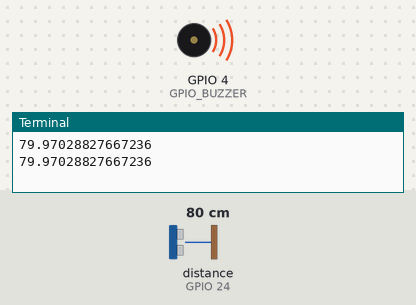
Bench run of a program on a simulated Raspberry Pi (BCM pin numbers). On the bench: buzzer (waves = sounding), the last lines printed to the terminal. The inputs (shaded band) are chosen by the test bench; at power-on: distance to the obstacle (sensor on GPIO 24) 80 cm. The echo pulse lasts 58.3 µs per cm; the clock reads 2024-03-15 10:24:30 at power-on unless the program sets it.

Above: at 1.2 s.
1.3 s: distance to the obstacle (sensor on GPIO 24) set to 2 cm
At 2.7 s:
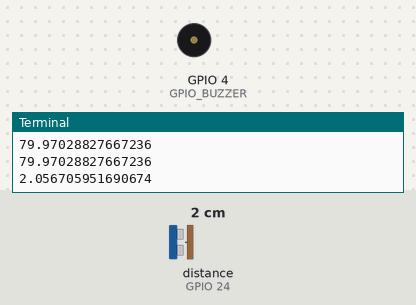
3.5 s: distance to the obstacle (sensor on GPIO 24) set to 18 cm
At 4.3 s:
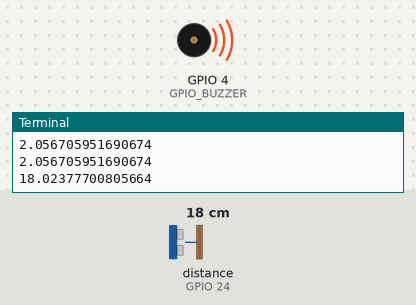
5.5 s: distance to the obstacle (sensor on GPIO 24) set to 4 cm
At 7.1 s:
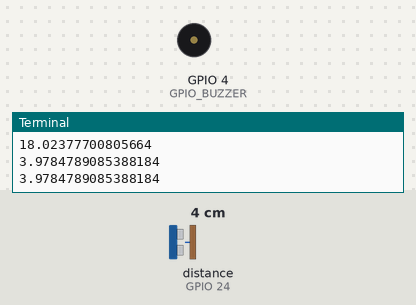
Timing chart, 0 to 8.6 s (numbered marks = the images above; inputs shaded):
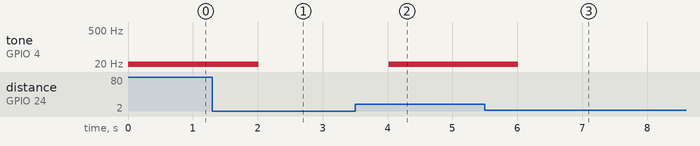

Measured:
- after the input at 1.3 s, tone on GPIO 4 (GPIO_BUZZER): 4 Hz → silent after 0.71 s
- after the input at 3.5 s, tone on GPIO 4 (GPIO_BUZZER): silent → 10 Hz after 0.52 s
- after the input at 5.5 s, tone on GPIO 4 (GPIO_BUZZER): 10 Hz → silent after 0.52 s

The program:

testi.py
```python
#imports
import RPi.GPIO as GPIO
import time

#set GPIO_pin numbers
GPIO.setmode(GPIO.BCM)
GPIO_TRIG = 23
GPIO_ECHO = 24
GPIO_BUZZER= 4

#set GPIO input/output
GPIO.setup(GPIO_TRIG, GPIO.OUT)
GPIO.setup(GPIO_ECHO, GPIO.IN)
GPIO.setup(GPIO_BUZZER, GPIO.OUT)

#initialise PWM for buzzer
p = GPIO.PWM(GPIO_BUZZER,2)
p.start(50)

#function to change pwm (dc = dutyCyce, freq = frequency)
def pulssimodulaatio(dc,freq):
    p.ChangeDutyCycle(dc)
    p.ChangeFrequency(freq)


#function to measure distance
def distance():
    # set Trigger to HIGH
    GPIO.output(GPIO_TRIG, True)

    # set Trigger after 0.01ms to LOW
    time.sleep(0.00001)
    GPIO.output(GPIO_TRIG, False)

    StartTime = time.time()
    StopTime = time.time()

    # save StartTime
    while GPIO.input(GPIO_ECHO) == 0:
        StartTime = time.time()

    # save time of arrival
    while GPIO.input(GPIO_ECHO) == 1:
        StopTime = time.time()

    # time difference between start and arrival
    TimeDuration = StopTime - StartTime
    distance = (TimeDuration * 34300) / 2

    return distance

if __name__ == '__main__':
    try:
        while True:
            dist = distance()
            print (dist)
            #round dist
            dist = round(dist,0)


            #if-else to set correct PWM with pulssimodulaatio()
            if dist > 100:
                pulssimodulaatio(0,2)

            elif dist in range(100,90,-1):
                pulssimodulaatio(50,2)

            elif dist in range(90,80,-1):
                pulssimodulaatio(50,3)

            elif dist in range(80,70,-1):
                pulssimodulaatio(50,4)

            elif dist in range(70,60,-1):
                pulssimodulaatio(50,5)

            elif dist in range (60,50,-1):
                pulssimodulaatio(50,6)

            elif dist in range(50,40,-1):
                pulssimodulaatio(50,7)

            elif dist in range(40,30,-1):
                pulssimodulaatio(50,8)

            elif dist in range(30,20,-1):
                pulssimodulaatio(50,9)

            elif dist in range(20,10,-1):
                pulssimodulaatio(50,10)

            elif dist in range (10,0,-1):
                pulssimodulaatio(100,10)

            time.sleep(1)


    except KeyboardInterrupt:
        print("Exit by user")
        GPIO.cleanup()
```
